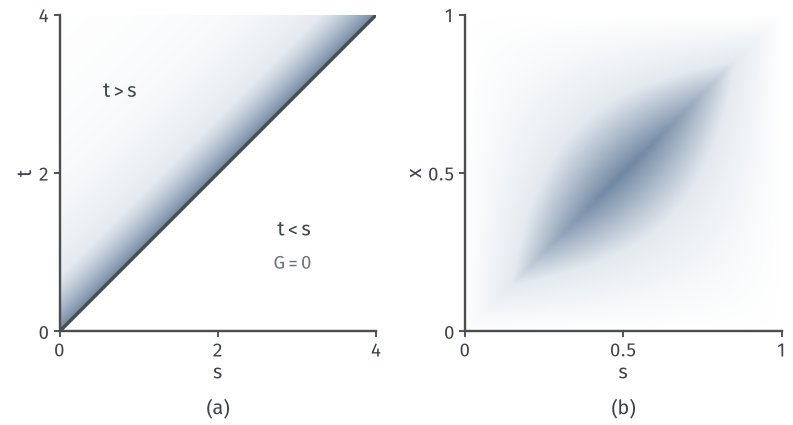

Recreate this plot in Python.
from pathlib import Path
import sys
ROOT = next(p for p in Path(__file__).resolve().parents if (p/'build.sh').is_file() and (p/'tex/book.tex').is_file())
sys.path.insert(0, str(ROOT/'figures/06-differential-equations/01-ordinary-differential-equations/matplotlib/lde-common'))
from lde_common import *
HERE = Path(__file__).resolve().parent
# 目标：因果 Green 函数 e^{-(t-s)}1_{t>=s} 的支撑在下三角；对照边值 Green 函数 min(x,s)(1-max(x,s))。
from matplotlib.colors import LinearSegmentedColormap as C
cmap = C.from_list('v', ['#FFFFFF', BLUE_FILL, BLUE])
fig, axes = figure(width_mm=112, height_mm=60, ncols=2)
panel(fig, .075, .985, .975, .21, .28)
a, b = axes
n = 400
s = np.linspace(0, 4, n); t = np.linspace(0, 4, n); S, T = np.meshgrid(s, t)
G = np.where(T >= S, np.exp(-(T-S)), 0.)
a.imshow(G, origin='lower', extent=(0, 4, 0, 4), cmap=cmap, vmin=0, vmax=1, aspect='equal', interpolation='bilinear')
a.plot([0, 4], [0, 4], color=STROKE, lw=1.4)
a.text(.55, 2.95, '$t>s$', color=INK); a.text(2.75, 1.2, '$t<s$', color=INK); a.text(2.7, .78, '$G=0$', color=MUTED, fontsize=7.5)
a.set_xticks([0, 2, 4]); a.set_yticks([0, 2, 4]); label(a, '$s$', '$t$')
s = np.linspace(0, 1, n); S, X = np.meshgrid(s, s)
B = np.minimum(S, X)*(1-np.maximum(S, X))
b.imshow(B, origin='lower', extent=(0, 1, 0, 1), cmap=cmap, vmin=0, vmax=.25, aspect='equal', interpolation='bilinear')
b.set_xticks([0, .5, 1]); b.set_yticks([0, .5, 1]); b.set_xticklabels(['0', '0.5', '1']); b.set_yticklabels(['0', '0.5', '1']); label(b, '$s$', '$x$')
tags(fig, axes)
save(fig, HERE, 'figure', {'a': 'e^{-(t-s)}1_{t>=s}', 'b': 'min(x,s)(1-max(x,s))'})
